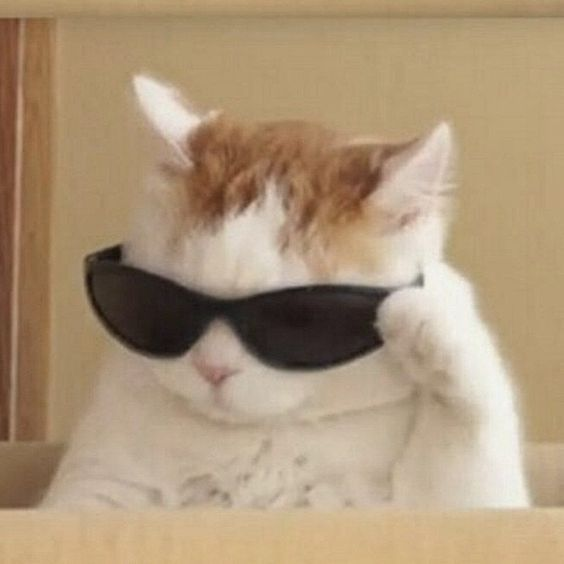
#> input picture goruntu-isleme-odevi/image.jpg, 564 x 564 px
$ python contraharmonic_mean.py
#> lines starting #> are read from the running program, lines starting #| are printed output that depends on the picture
import cv2
import numpy as np
import matplotlib.pyplot as plt

def contraharmonic_mean_filter(image_path, kernel_size, q):

#> called with image_path = 'image.jpg', kernel_size = 3, q = 1.5
    img = cv2.imread(image_path, cv2.IMREAD_GRAYSCALE)
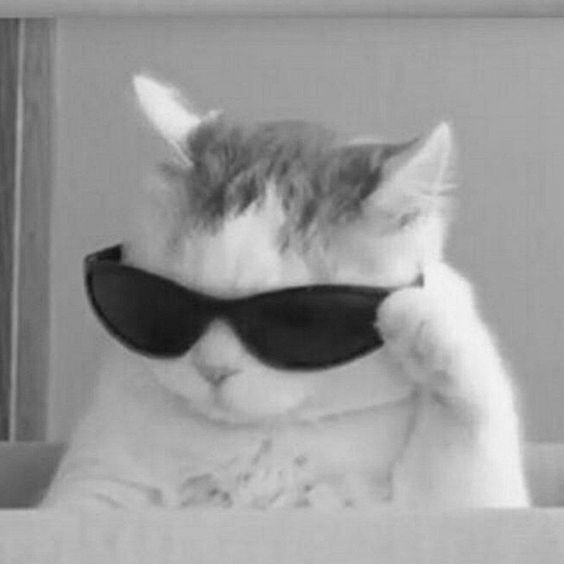
#> img: shape (564, 564); min 13, max 245, mean 153.7

    if img is None:
        print(f"Error: Couldn't open or read the image file at '{image_path}'")
        return


    noisy_image = np.clip(img + np.random.normal(0, 25, img.shape), 0, 255).astype('uint8')
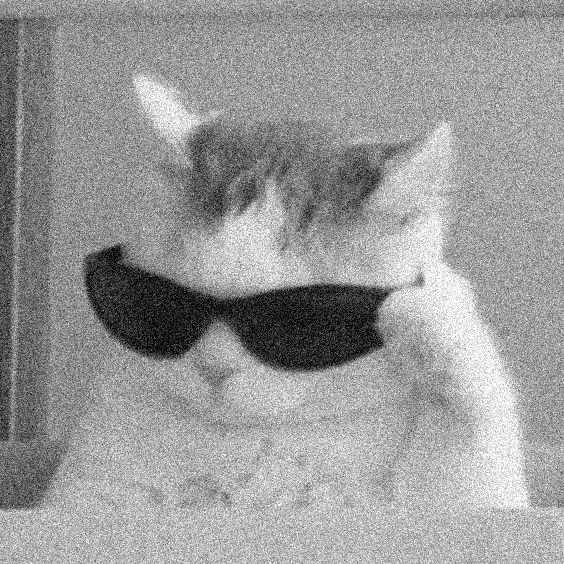
#> noisy_image: shape (564, 564); min 0, max 255, mean 153.2


    plt.imshow(noisy_image, cmap='gray')
    plt.title('Noisy Image')
    plt.axis('off')
    plt.show()


    filtered_image = cv2.filter2D(noisy_image.astype(np.float32), -1, np.ones((kernel_size, kernel_size), np.float32)/(kernel_size**2))
    filtered_image = np.divide(np.sum(np.power(filtered_image, q+1), axis=(0, 1)), np.sum(np.power(filtered_image, q), axis=(0, 1)))
#> filtered_image = 168.9
    filtered_image = np.clip(filtered_image, 0, 255).astype('uint8')
#> filtered_image = 168


    print(filtered_image.shape)
#> (the run stopped early here; a loop or call above may not have finished)
